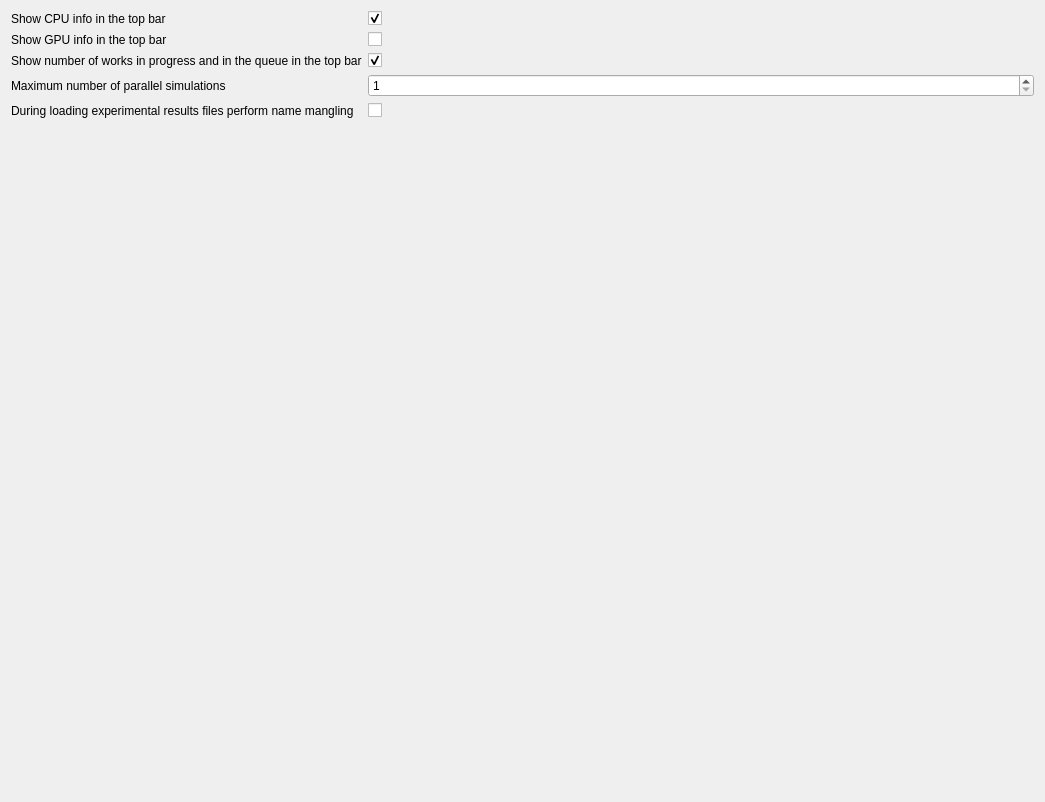
          <widget class="QWidget" name="tabGuiSettings">
           <property name="geometry">
            <rect>
             <x>0</x>
             <y>0</y>
             <width>1045</width>
             <height>802</height>
            </rect>
           </property>
           <attribute name="label">
            <string>Graphical User Interface Settings</string>
           </attribute>
           <layout class="QVBoxLayout" name="verticalLayout">
            <item>
             <layout class="QFormLayout" name="formLayout_2">
              <item row="0" column="0">
               <widget class="QLabel" name="lblShowCpuInfo">
                <property name="text">
                 <string>Show CPU info in the top bar</string>
                </property>
               </widget>
              </item>
              <item row="0" column="1">
               <widget class="QCheckBox" name="cbxShowCpuInfo">
                <property name="text">
                 <string/>
                </property>
                <property name="checked">
                 <bool>true</bool>
                </property>
               </widget>
              </item>
              <item row="1" column="0">
               <widget class="QLabel" name="lblShowGpuInfo">
                <property name="text">
                 <string>Show GPU info in the top bar</string>
                </property>
               </widget>
              </item>
              <item row="1" column="1">
               <widget class="QCheckBox" name="cbxShowGpuInfo">
                <property name="text">
                 <string/>
                </property>
                <property name="checked">
                 <bool>false</bool>
                </property>
               </widget>
              </item>
              <item row="2" column="0">
               <widget class="QLabel" name="lblShowNumberOfWorks">
                <property name="text">
                 <string>Show number of works in progress and in the queue in the top bar</string>
                </property>
               </widget>
              </item>
              <item row="2" column="1">
               <widget class="QCheckBox" name="cbxShowNumberOfWorks">
                <property name="text">
                 <string/>
                </property>
                <property name="checked">
                 <bool>true</bool>
                </property>
               </widget>
              </item>
              <item row="3" column="0">
               <widget class="QLabel" name="lblParallelSimulations">
                <property name="text">
                 <string>Maximum number of parallel simulations</string>
                </property>
               </widget>
              </item>
              <item row="3" column="1">
               <widget class="QSpinBox" name="spbParallelSimulations">
                <property name="minimum">
                 <number>1</number>
                </property>
                <property name="maximum">
                 <number>200</number>
                </property>
                <property name="value">
                 <number>1</number>
                </property>
               </widget>
              </item>
              <item row="4" column="0">
               <widget class="QLabel" name="lblLoadNameMangling">
                <property name="text">
                 <string>During loading experimental results files perform name mangling</string>
                </property>
               </widget>
              </item>
              <item row="4" column="1">
               <widget class="QCheckBox" name="cbxLoadNameMangling">
                <property name="text">
                 <string/>
                </property>
                <property name="checked">
                 <bool>false</bool>
                </property>
               </widget>
              </item>
             </layout>
            </item>
           </layout>
          </widget>
